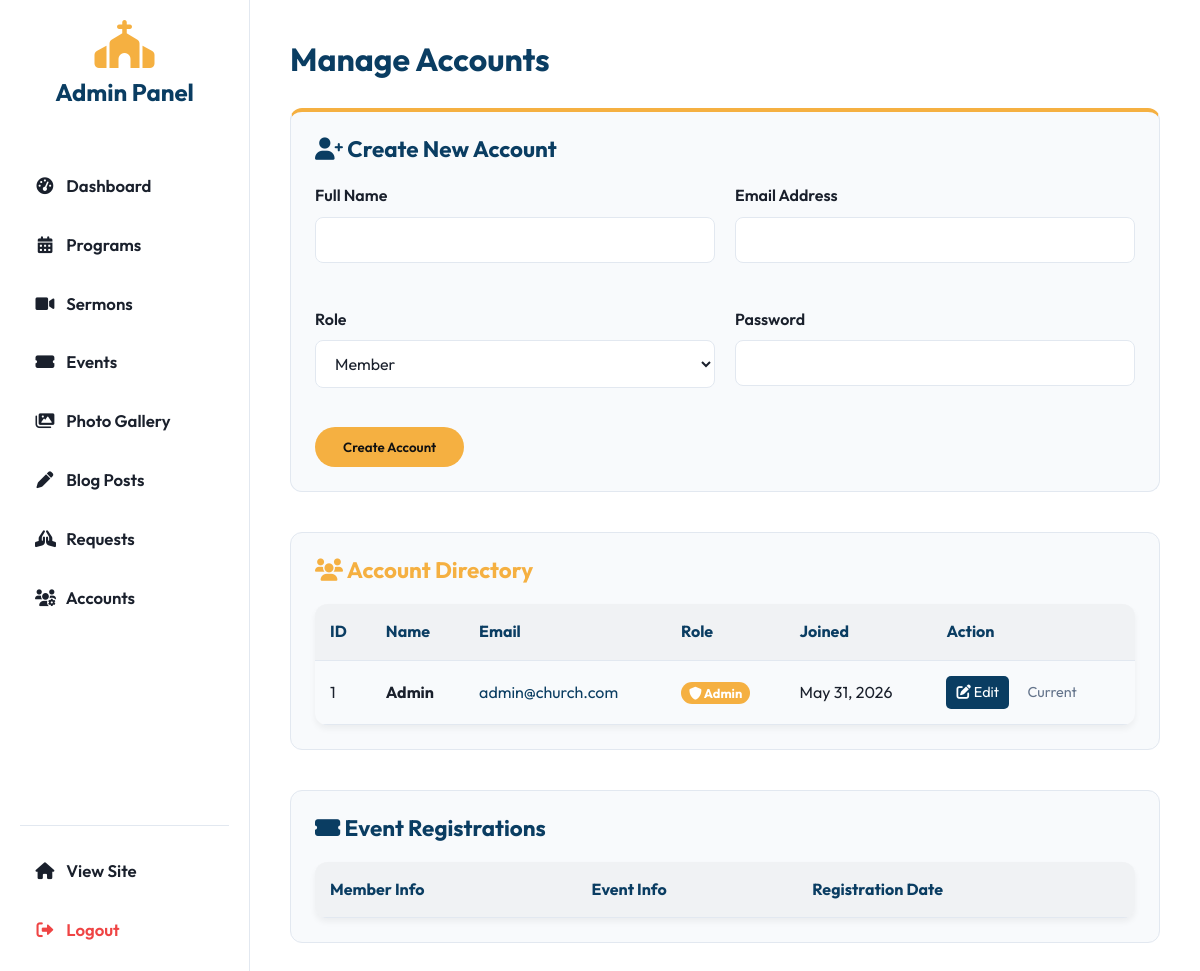
The page /manage_accounts.php (signed in) on the database its author committed.
### tables this page shows
CREATE TABLE IF NOT EXISTS users (
    id INT AUTO_INCREMENT PRIMARY KEY,
    name VARCHAR(100) NOT NULL,
    email VARCHAR(100) NOT NULL UNIQUE,
    password VARCHAR(255) NOT NULL,
    role ENUM('member', 'admin') DEFAULT 'member',
    created_at TIMESTAMP DEFAULT CURRENT_TIMESTAMP
);

### manage_accounts.php (the view, shortened to what this page needs)
<?php
require_once 'layout.php';
$editUser = null;
?>
<div class="admin-header">
    <h1 style="color: var(--primary-blue);">Manage Accounts</h1>
</div>
<div class="card" style="margin-bottom: 40px; border-top: 4px solid var(--primary-gold);">
    <h2 style="font-size: 1.4rem; margin-bottom: 20px; color: var(--primary-blue);">
        <i class="fas <?= $editUser ? 'fa-user-edit' : 'fa-user-plus' ?>"></i>
        <?= $editUser ? 'Edit User Account' : 'Create New Account' ?>
    </h2>
    <form action="manage_accounts.php" method="POST">
        <div style="display: grid; grid-template-columns: 1fr 1fr; gap: 20px;">
            <div class="form-group">
                <label>Full Name</label>
                <input type="text" name="name" class="form-control" value="<?= $editUser ? htmlspecialchars($editUser['name']) : '' ?>" required>
            </div>
            <div class="form-group">
                <label>Email Address</label>
                <input type="email" name="email" class="form-control" value="<?= $editUser ? htmlspecialchars($editUser['email']) : '' ?>" required>
            </div>
            <div class="form-group">
                <label>Role</label>
                <select name="role" class="form-control" required>
                    <option value="member" <?= ($editUser && $editUser['role'] === 'member') ? 'selected' : '' ?>>Member</option>
                </select>
            </div>
            <div class="form-group">
                <label>Password <?= $editUser ? '(Leave blank to keep current)' : '' ?></label>
                <input type="password" name="password" class="form-control" <?= $editUser ? '' : 'required' ?>>
            </div>
        </div>
        <div style="margin-top: 15px;">
            <button type="submit" name="<?= $editUser ? 'edit_user' : 'add_user' ?>" class="btn btn-primary">
                <?= $editUser ? 'Save Changes' : 'Create Account' ?>
            </button>
        </div>
    </form>
</div>
<div class="card" style="margin-bottom: 40px;">
    <h2 style="font-size: 1.4rem; margin-bottom: 20px; color: var(--primary-gold);"><i class="fas fa-users"></i> Account Directory</h2>
    <div class="table-responsive">
        <table>
            <tr>
                <th>ID</th>
                <th>Name</th>
                <th>Email</th>
                <th>Role</th>
                <th>Joined</th>
                <th>Action</th>
            </tr>
            <?php
            $stmt = $pdo->query("SELECT * FROM users ORDER BY created_at DESC");
            while ($row = $stmt->fetch()):
            ?>
            <tr>
                <td><?= $row['id'] ?></td>
                <td><strong><?= htmlspecialchars($row['name']) ?></strong></td>
                <td><a href="mailto:<?= htmlspecialchars($row['email']) ?>" style="color: var(--primary-blue);"><?= htmlspecialchars($row['email']) ?></a></td>
                <td>
                    <?php if ($row['role'] == 'admin'): ?>
                        <span style="background: var(--primary-gold); color: white; padding: 3px 8px; border-radius: 12px; font-size: 0.8rem; font-weight: bold;"><i class="fas fa-shield-alt"></i> Admin</span>
                    <?php else: ?>
                        <span style="background: #10b981; color: white; padding: 3px 8px; border-radius: 12px; font-size: 0.8rem;">Member</span>
                    <?php endif; ?>
                </td>
                <td><?= date('M j, Y', strtotime($row['created_at'])) ?></td>
                <td>
                    <a href="manage_accounts.php?edit_id=<?= $row['id'] ?>" class="action-btn edit"><i class="fas fa-edit"></i> Edit</a>
                    <?php if ($row['id'] !== $_SESSION['user_id']): ?>
                        <a href="?del_user=<?= $row['id'] ?>" class="action-btn delete" onclick="return confirm('Remove this member? This will also delete their event registrations.');"><i class="fas fa-trash"></i> Delete</a>
                    <?php else: ?>
                        <span style="color: #64748b; font-size: 0.9rem; padding: 5px 10px; display: inline-block;">Current</span>
                    <?php endif; ?>
                </td>
            </tr>
            <?php endwhile; ?>
        </table>
    </div>
</div>
<div class="card">
    <h2 style="font-size: 1.4rem; margin-bottom: 20px; color: var(--primary-blue);"><i class="fas fa-ticket-alt"></i> Event Registrations</h2>
    <div class="table-responsive">
        <table>
            <tr>
                <th>Member Info</th>
                <th>Event Info</th>
                <th>Registration Date</th>
            </tr>
        </table>
    </div>
</div>

### index.css (style rules this page uses)
:root { --bg-color: #ffffff; --text-color: #1a202c; --primary-blue: #0A3D62; --primary-blue-light: #16568A; --primary-gold: #F5B041; --primary-gold-dark: #D4AC0D; --card-bg: #f8fafc; --border-color: #e2e8f0; --nav-bg: rgba(255, 255, 255, 0.95); --font-main: 'Outfit', sans-serif; --border-radius: 12px; --transition: all 0.3s cubic-bezier(0.25, 0.8, 0.25, 1); }
* { margin: 0; padding: 0; box-sizing: border-box; font-family: var(--font-main); }
body { background-color: var(--bg-color); color: var(--text-color); line-height: 1.6; transition: var(--transition); }
a { text-decoration: none; color: inherit; transition: var(--transition); }
h1, h2, h3, h4 { font-weight: 700; line-height: 1.2; }
h2 { font-size: 2.5rem; margin-bottom: 1.5rem; color: var(--primary-blue); }
.btn { display: inline-block; padding: 12px 28px; border-radius: 30px; font-weight: 600; cursor: pointer; border: none; transition: var(--transition); text-align: center; }
.btn-primary { background-color: var(--primary-gold); color: #111; }
.card { background: var(--card-bg); border: 1px solid var(--border-color); border-radius: var(--border-radius); padding: 24px; transition: var(--transition); overflow: hidden; }
.form-group { margin-bottom: 1.5rem; text-align: left; }
.form-group label { display: block; margin-bottom: 0.5rem; font-weight: 600; }
.form-control { width: 100%; padding: 12px 15px; border: 1px solid var(--border-color); background: var(--bg-color); color: var(--text-color); border-radius: 8px; font-size: 1rem; transition: var(--transition); }

### layout.php (style rules this page uses)
.admin-header { display: flex; justify-content: space-between; align-items: center; margin-bottom: 30px; }
.table-responsive { width: 100%; overflow-x: auto; background: var(--card-bg); border-radius: var(--border-radius); box-shadow: 0 4px 6px rgba(0,0,0,0.05); }
table { width: 100%; border-collapse: collapse; }
th, td { padding: 15px; text-align: left; border-bottom: 1px solid var(--border-color); }
th { background-color: rgba(0,0,0,0.03); color: var(--primary-blue); font-weight: 700; }
.action-btn { padding: 5px 10px; border-radius: 5px; font-size: 0.9rem; margin-right: 5px; display: inline-block; cursor: pointer; border: none; }
.action-btn.edit { background: var(--primary-blue); color: white; }

### rows shown on the page
users: id "1", name "Admin", email "admin@church.com", role "admin" (drawn), created_at "May 31, 2026", shows "Current"
